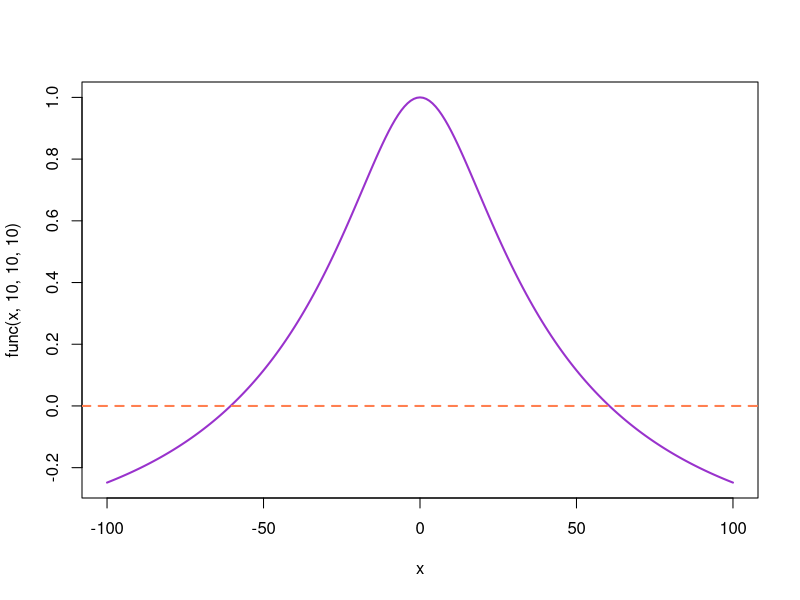
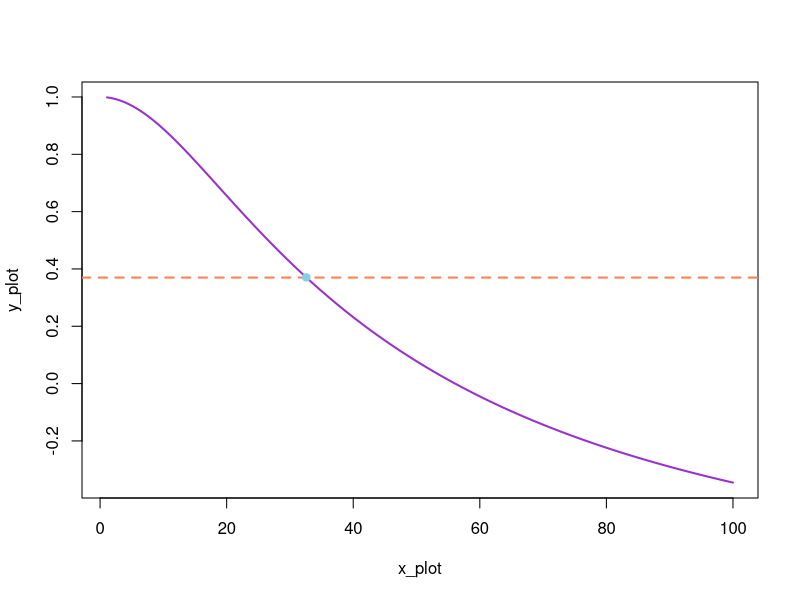
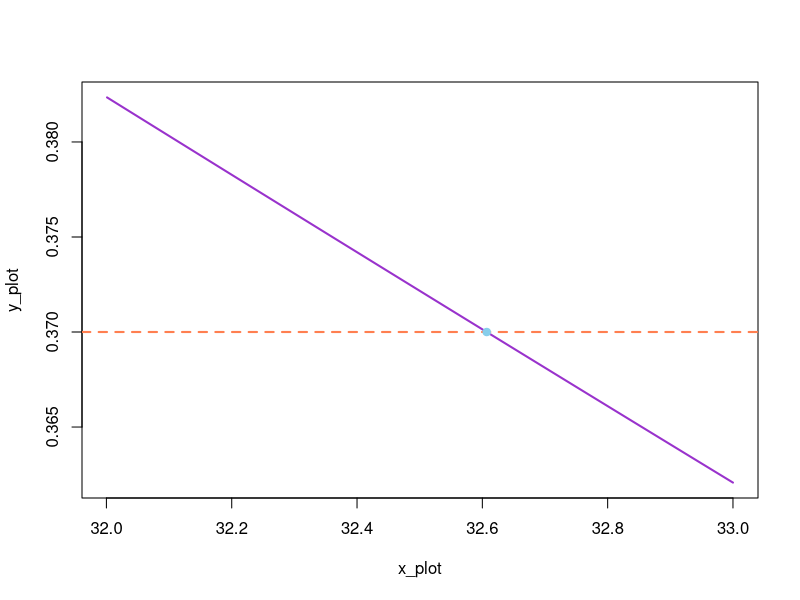
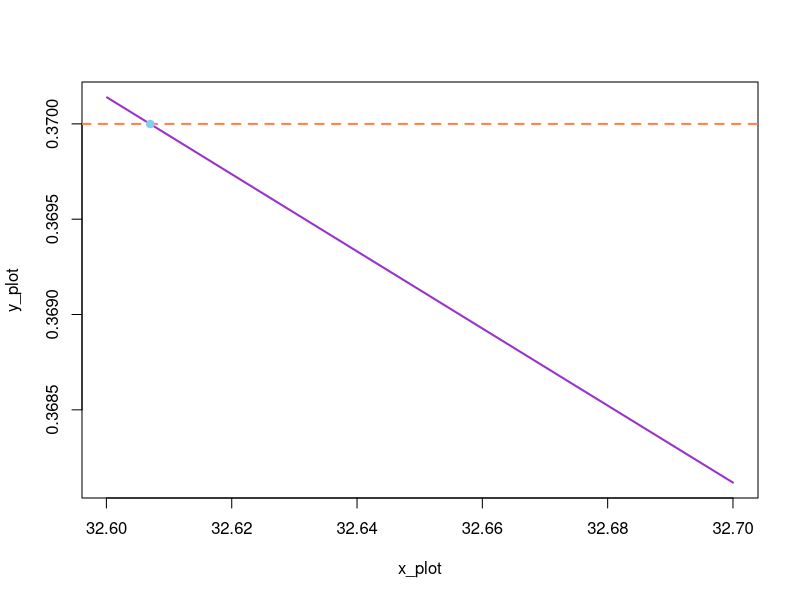

Here is the R script that generated these plots, in order:
beta <- 1
delta <- 2
N <- 20

func <- function(x, lim1, lim2, lim3) {
  summ <- 0
  for (m in 1 : lim1) {
    for (n in 1 : lim2) {
      for (p in 1 : lim3) {
        summ <- summ + 1/ ( (2*m + 1)^2 * (2*n + 1)^2 * (2*p + 1)^2 * ( (2*m + 1)^2 + beta^2 * (2*n + 1)^2 + delta^2 *
                (2*p + 1)^2 + x^2 / pi^2 ) )  
      }
    }
  }
  
  res <- 1 - (8/pi)^3 * x^2 * summ
  return(res)
}

x <- seq(-100, 100, 1)
plot(x, func(x, 10, 10, 10), type = "l", col = "darkorchid", lwd = 2)
# points(x, func(x, 10, 10, 10), pch = 19, col = "skyblue")
abline(h = 0, col = "coral", lwd = 2, lty = 2)

generate_points <- function(n, x1, x2) {
  
  points <- list()
  
  for (counter in 1 : n) {
    points[[counter]] <- array(0, dim = 2)
    points[[counter]][1] <- (x2 - x1) / n * counter + x1 
    points[[counter]][2] <- func(points[[counter]][1], N, N, N)
  }  
  
  return(points)
}

iterative_step <- function(y, x1, x2, ndots) {
  
  points <- generate_points(ndots, x1, x2)
  
  x_plot <- array()
  y_plot <- array()
  for (counter in 1 : length(points)) {
    x_plot[counter] <- points[[counter]][1]
    y_plot[counter] <- points[[counter]][2]
  }
  plot(x_plot, y_plot, type = "l", col = "darkorchid", lwd = 2)
  abline(h = y, col = "coral", lwd = 2, lty = 2)
  
  diff <- array()
  for (counter in 1 : length(points)) {
    diff[counter] <- points[[counter]][2] - y
  }
  
  if (min(abs(diff)) > 0) {
    min_counter <- which(diff == min(abs(diff)))     
  } else {
    min_counter <- which(diff == - min(abs(diff)))
  }
  
  arr <- array()
  arr[1] <- min(abs(diff))
  arr[2] <- -min(abs(diff))
  for (counter_1 in 1 : length(arr)) {
    for (counter_2 in 1 : length(diff)) {
      if(diff[counter_2] == arr[counter_1]) {
        min_counter <- counter_2
        break
      }
    }
  }
  
  points(points[[min_counter]][1], points[[min_counter]][2], col = "skyblue", pch = 19)
  
  res <- list()
  res[[1]] <- points[[min_counter]][1]
  res[[2]] <- points[[min_counter]][2]
  return(res)
}

find_solution <- function(y, xlim1, xlim2, precision) {
  res <- array(0)
  
  cat("------------\n")
  cat("Xlim_1: ", xlim1, "\n")
  cat("Xlim_2: ", xlim2, "\n")
  interim <- iterative_step(y, xlim1, xlim2, 1000)
  res[1] <- interim[[1]]
  cat("Stage 1: ", res[1], "\n")
  cat("------------\n")
  
  xlim_1_new <- floor(res[1])
  xlim_2_new <- floor(res[1]) + 1
  
  cat("------------\n")
  cat("Xlim_1: ", xlim_1_new, "\n")
  cat("Xlim_2: ", xlim_2_new, "\n")
  interim <- iterative_step(y, xlim_1_new, xlim_2_new, 1000)
  res[2] <- interim[[1]]
  cat("Stage 2: ", res[2], "\n")
  cat("------------\n")
  
  cycle_counter <- 1  
  while(abs(tail(res, 1) - tail(res, 2)[1]) > precision) {
    cat("------------\n")
    xlim_1_new <- floor(tail(res, 1) * 10^(cycle_counter)) / 10^(cycle_counter)
    xlim_2_new <- xlim_1_new + 10^(- cycle_counter)
    
    cat("Xlim_1_new: ", xlim_1_new, "\n")
    cat("Xlim_2_new: ", xlim_2_new, "\n")
    
    interim <- iterative_step(y, xlim_1_new, xlim_2_new, 1000)
    res[2 + cycle_counter] <- interim[[1]]
    cat("Stage", cycle_counter + 2, ": ", res[2 + cycle_counter], "\n")
    cycle_counter <- cycle_counter + 1
    cat("------------\n")
  }
  
  cat("Func from last res: ", func(res[length(res)], N, N, N), "\n")
}

# x from -0.5 to 1
res <- find_solution(0.37, 1, 100, 0.0001)
